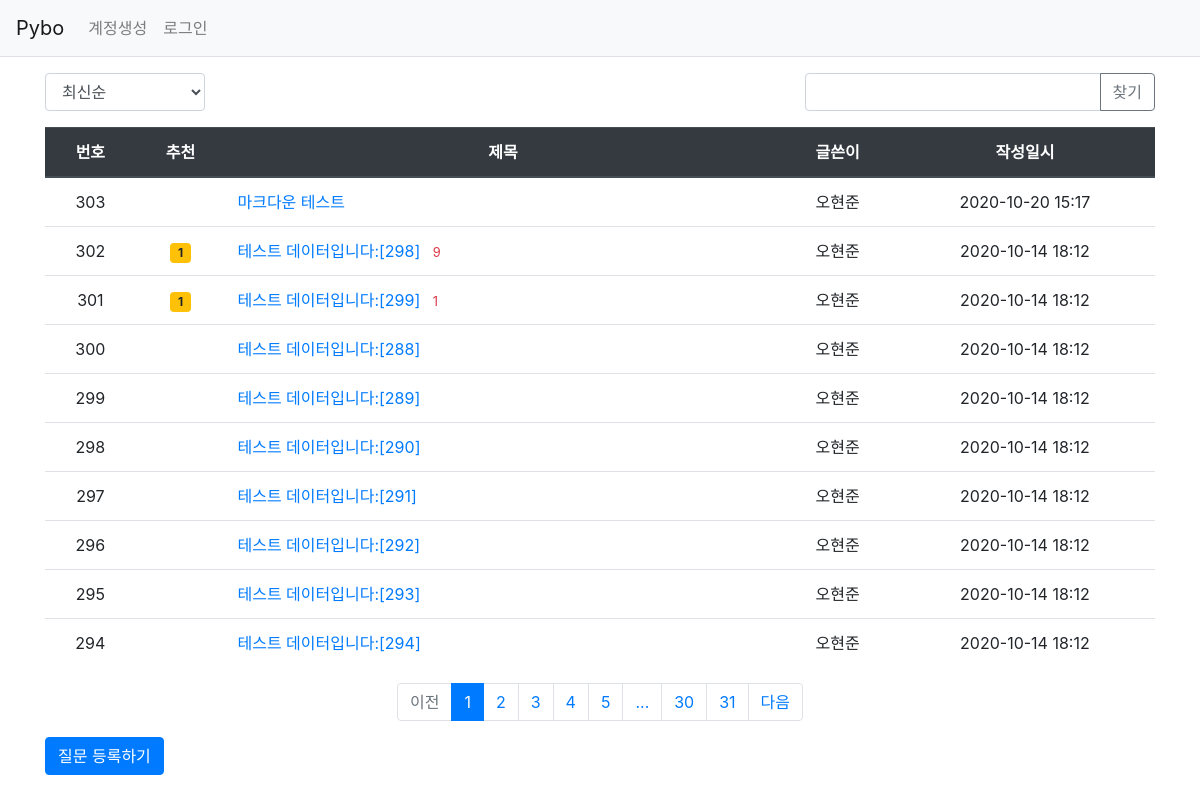
/question/list/, run on an earlier commit of the app's database.
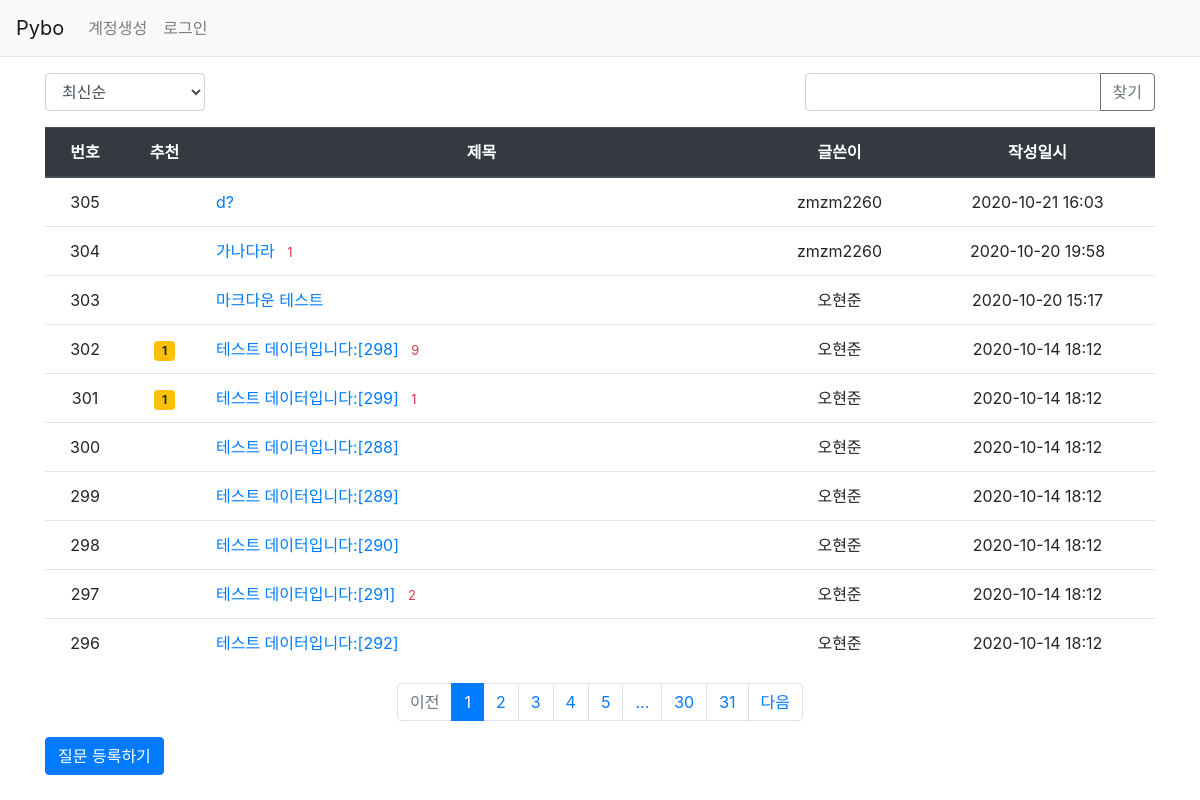
And on a later commit of the database.
### pybo/models.py (models this page shows)
class Question(db.Model):
    id = db.Column(db.Integer, primary_key=True)
    subject = db.Column(db.String(100), nullable=False)
    content = db.Column(db.Text(), nullable=False)
    create_date = db.Column(db.DateTime(), nullable=False)
    user_id = db.Column(db.Integer, db.ForeignKey('user.id', ondelete='CASCADE'), nullable=False)
    user = db.relationship('User', backref=db.backref('question_set'))
    modify_date = db.Column(db.DateTime(), nullable=True)
    voter = db.relationship('User', secondary=question_voter, backref=db.backref('question_voter_set'))

class User(db.Model):
    id = db.Column(db.Integer, primary_key=True)
    username = db.Column(db.String(150), unique=True, nullable=False)
    password = db.Column(db.String(200), nullable=False)
    email = db.Column(db.String(120), unique=True, nullable=False)

### pybo/views/question_views.py (the view, shortened to what this page needs)
@bp.route('/list/')
def _list():
    page = request.args.get('page', type=int, default=1)
    kw = request.args.get('kw', type=str, default='')
    so = request.args.get('so', type=str, default='recent')
    if so == 'recommend':
        sub_query = db.session.query(question_voter.c.question_id, func.count('*').label('num_voter')) \
            .group_by(question_voter.c.question_id).subquery()
        question_list = Question.query \
            .outerjoin(sub_query, Question.id == sub_query.c.question_id) \
            .order_by(sub_query.c.num_voter.desc(), Question.create_date.desc())
    elif so == 'popular':
        sub_query = db.session.query(Answer.question_id, func.count('*').label('num_answer')) \
            .group_by(Answer.question_id).subquery()
        question_list = Question.query \
            .outerjoin(sub_query, Question.id == sub_query.c.question_id) \
            .order_by(sub_query.c.num_answer.desc(), Question.create_date.desc())
    else:  # recent
        question_list = Question.query.order_by(Question.create_date.desc())
    question_list = question_list.paginate(page, per_page=10)
    return render_template('question/question_list.html', question_list=question_list, page=page, kw=kw, so=so)

### pybo/filter.py (called while the page is built)
def format_datetime(value, fmt="%Y-%m-%d %H:%M"):
    return value.strftime(fmt)

### pybo/views/auth_views.py (called while the page is built)
@bp.before_app_request # 이 어노테이션이 적용된 함수는 라우트 함수 실행 전에 항상 먼저 실행된다.
def load_logged_in_user():
    user_id = session.get('user_id')
    if user_id is None:
        g.user = None
    else:
        g.user = User.query.get(user_id)

### pybo/templates/question/question_list.html (shortened to what this page needs)
{% extends 'base.html' %}
{% block content %}
<div class="container my-3">
    <div class="row justify-content-between my-3">
        <div class="col-2">
            <select class="form-control so">
                <option value="recent" {% if so=='recent' %}selected{% endif %}>최신순</option>
            </select>
        </div>
        <div class="col-4 input-group">
            <input type="text" class="form-control kw" value="{{ kw or '' }}">
            <div class="input-group-append">
                <button class="btn btn-outline-secondary" type="button" id="btn_search">찾기</button>
            </div>
        </div>
    </div>
    <table class="table">
        <thead>
        <tr class="text-center thead-dark">
            <th>번호</th>
            <th>추천</th>
            <th style="width:50%">제목</th>
            <th>글쓴이</th>
            <th>작성일시</th>
        </tr>
        </thead>
        <tbody>
        {% if question_list %}
        {% for question in question_list.items %}
        <tr class="text-center">
            <td>{{ question_list.total - ((question_list.page-1) * question_list.per_page) - loop.index0 }}</td>
            <td>
                {% if question.voter|length > 0 %}
                <span class="badge badge-warning px-2 py-1">{{ question.voter|length }}</span>
                {% endif %}
            </td>
            <td class="text-left">
                <a href="{{ url_for('question.detail', question_id=question.id) }}">{{ question.subject }}</a>
                {% if question.answer_set|length > 0 %}
                <span class="text-danger small ml-2">{{ question.answer_set|length }}</span>
                {% endif %}
            </td>
            <td>{{ question.user.username }}</td>
            <td>{{ question.create_date|datetime }}</td>
        </tr>
        {% endfor %}
        {% else %}
        <tr>
            <td colspan="3">질문이 없습니다.</td>
        </tr>
        {% endif %}
        </tbody>
    </table>
    <ul class="pagination justify-content-center">
        {% if question_list.has_prev %}
        <li class="page-item">
            <a class="page-link" data-page="{{ question_list.prev_num }}" href="#">이전</a>
        </li>
        {% else %}
        <li class="page-item disabled">
            <a class="page-link" tabindex="-1" aria-disabled="true" href="#">이전</a>
        </li>
        {% endif %}
        {% for page_num in question_list.iter_pages() %}
            {% if page_num %}
                {% if page_num != question_list.page %}
                <li class="page-item">
                    <a class="page-link" data-page="{{ page_num }}" href="#">{{ page_num }}</a>
                </li>
                {% else %}
                <li class="page-item active" aria-current="page">
                    <a class="page-link" href="#">{{ page_num }}</a>
                </li>
                {% endif %}
           {% else %}
                <li class="disabled">
                    <a class="page-link" href="#">...</a>
                </li>
           {% endif %}
        {% endfor %}
        {% if question_list.has_next %}
        <li class="page-item">
            <a class="page-link" data-page="{{ question_list.next_num }}" href="#">다음</a>
        </li>
        {% else %}
        <li class="page-item disabled">
            <a class="page-link" tabindex="-1" aria-disabled="true" href="#">다음</a>
        </li>
        {% endif %}
    </ul>
    <a href="{{ url_for('question.create') }}" class="btn btn-primary">질문 등록하기</a>
</div>
{% endblock %}

What changed in the data, as far as the page shows it:
no longer on this page (row unchanged): Question: total "295", subject "테스트 데이터입니다:[293]", user.username "오현준", create_date "2020-10-14 18:12"
no longer on this page (row unchanged): Question: total "294", subject "테스트 데이터입니다:[294]", user.username "오현준", create_date "2020-10-14 18:12"
added Question: total "305", subject "d?", user.username "zmzm2260", create_date "2020-10-21 16:03"
added Question: total "304", subject "가나다라", answer_set|length "1", user.username "zmzm2260", create_date "2020-10-20 19:58"
shown differently, row unchanged: Question "테스트 데이터입니다:[291]": answer_set|length (not shown) → "2"
